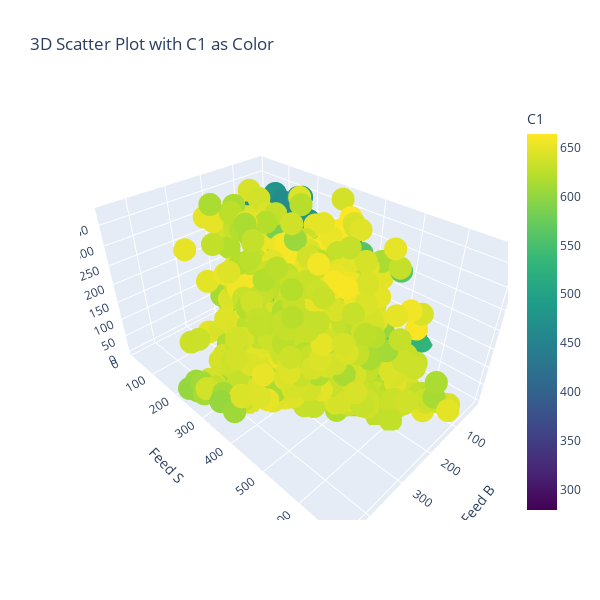
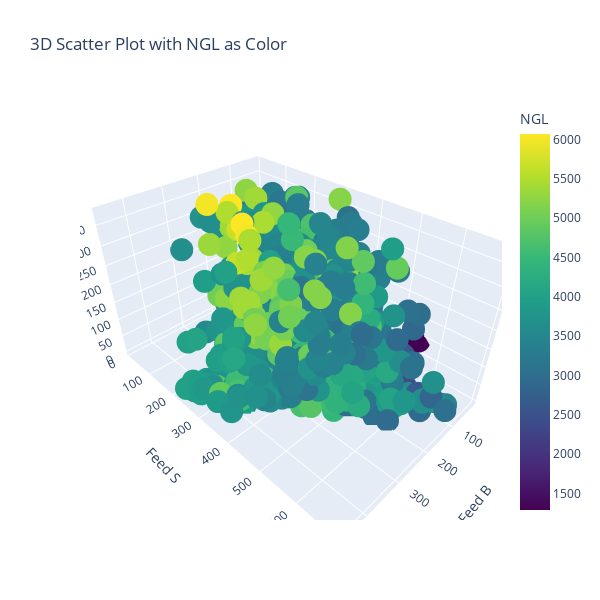
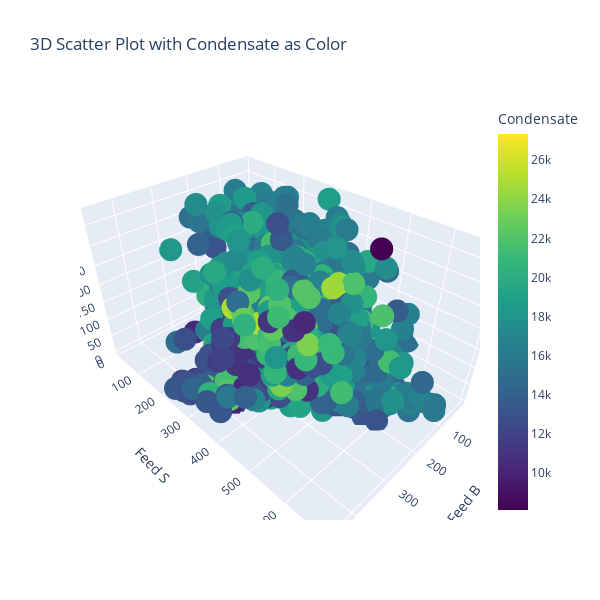
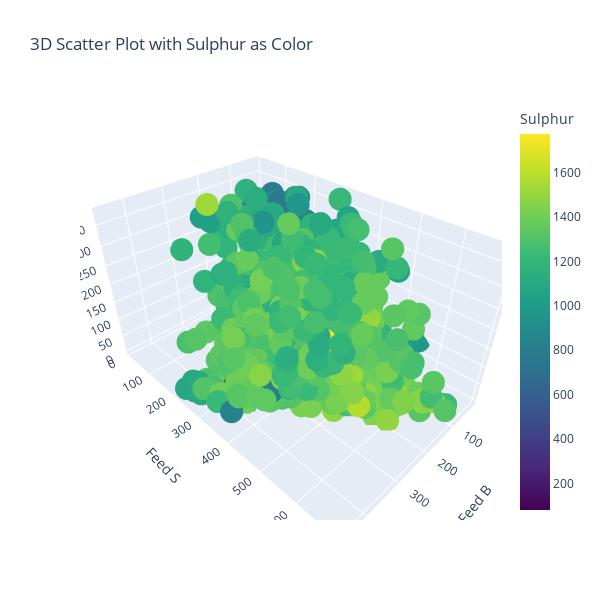

The code cell stored with these charts, in order, in its notebook:
### Code cell
utils.make_graph(df,['C1', 'NGL', 'Condensate', 'Sulphur'],['Feed B', 'Feed S', 'Feed i'])

### Figure 1 — Plotly figure (JSON) as saved in the notebook; plotly's stock layout.template omitted (floating-point values rounded to 4 significant figures; data arrays with more than 128 entries replaced by an {"elided": "..."} marker saying what was removed)
{"data": [{"hovertemplate": "Feed B=%{x}<br>Feed S=%{y}<br>Feed i=%{z}<br>C1=%{marker.color}<extra></extra>", "legendgroup": "", "marker": {"color": {"elided": "1004 int values"}, "coloraxis": "coloraxis", "symbol": "circle"}, "mode": "markers", "name": "", "scene": "scene", "showlegend": false, "type": "scatter3d", "x": {"elided": "1004 int values"}, "y": {"elided": "1004 int values"}, "z": {"elided": "1004 int values"}}], "layout": {"coloraxis": {"colorbar": {"title": {"text": "C1"}}, "colorscale": [[0, "#440154"], [0.1111, "#482878"], [0.2222, "#3e4989"], [0.3333, "#31688e"], [0.4444, "#26828e"], [0.5556, "#1f9e89"], [0.6667, "#35b779"], [0.7778, "#6ece58"], [0.8889, "#b5de2b"], [1, "#fde725"]]}, "height": 600, "legend": {"tracegroupgap": 0}, "scene": {"domain": {"x": [0, 1], "y": [0, 1]}, "xaxis": {"title": {"text": "Feed B"}}, "yaxis": {"title": {"text": "Feed S"}}, "zaxis": {"title": {"text": "Feed i"}}}, "title": {"text": "3D Scatter Plot with C1 as Color"}, "width": 600}}

### Figure 2 — Plotly figure (JSON) as saved in the notebook; plotly's stock layout.template omitted (floating-point values rounded to 4 significant figures; data arrays with more than 128 entries replaced by an {"elided": "..."} marker saying what was removed)
{"data": [{"hovertemplate": "Feed B=%{x}<br>Feed S=%{y}<br>Feed i=%{z}<br>NGL=%{marker.color}<extra></extra>", "legendgroup": "", "marker": {"color": {"elided": "1004 float values"}, "coloraxis": "coloraxis", "symbol": "circle"}, "mode": "markers", "name": "", "scene": "scene", "showlegend": false, "type": "scatter3d", "x": {"elided": "1004 int values"}, "y": {"elided": "1004 int values"}, "z": {"elided": "1004 int values"}}], "layout": {"coloraxis": {"colorbar": {"title": {"text": "NGL"}}, "colorscale": [[0, "#440154"], [0.1111, "#482878"], [0.2222, "#3e4989"], [0.3333, "#31688e"], [0.4444, "#26828e"], [0.5556, "#1f9e89"], [0.6667, "#35b779"], [0.7778, "#6ece58"], [0.8889, "#b5de2b"], [1, "#fde725"]]}, "height": 600, "legend": {"tracegroupgap": 0}, "scene": {"domain": {"x": [0, 1], "y": [0, 1]}, "xaxis": {"title": {"text": "Feed B"}}, "yaxis": {"title": {"text": "Feed S"}}, "zaxis": {"title": {"text": "Feed i"}}}, "title": {"text": "3D Scatter Plot with NGL as Color"}, "width": 600}}

### Figure 3 — Plotly figure (JSON) as saved in the notebook; plotly's stock layout.template omitted (floating-point values rounded to 4 significant figures; data arrays with more than 128 entries replaced by an {"elided": "..."} marker saying what was removed)
{"data": [{"hovertemplate": "Feed B=%{x}<br>Feed S=%{y}<br>Feed i=%{z}<br>Condensate=%{marker.color}<extra></extra>", "legendgroup": "", "marker": {"color": {"elided": "1004 int values"}, "coloraxis": "coloraxis", "symbol": "circle"}, "mode": "markers", "name": "", "scene": "scene", "showlegend": false, "type": "scatter3d", "x": {"elided": "1004 int values"}, "y": {"elided": "1004 int values"}, "z": {"elided": "1004 int values"}}], "layout": {"coloraxis": {"colorbar": {"title": {"text": "Condensate"}}, "colorscale": [[0, "#440154"], [0.1111, "#482878"], [0.2222, "#3e4989"], [0.3333, "#31688e"], [0.4444, "#26828e"], [0.5556, "#1f9e89"], [0.6667, "#35b779"], [0.7778, "#6ece58"], [0.8889, "#b5de2b"], [1, "#fde725"]]}, "height": 600, "legend": {"tracegroupgap": 0}, "scene": {"domain": {"x": [0, 1], "y": [0, 1]}, "xaxis": {"title": {"text": "Feed B"}}, "yaxis": {"title": {"text": "Feed S"}}, "zaxis": {"title": {"text": "Feed i"}}}, "title": {"text": "3D Scatter Plot with Condensate as Color"}, "width": 600}}

### Figure 4 — Plotly figure (JSON) as saved in the notebook; plotly's stock layout.template omitted (floating-point values rounded to 4 significant figures; data arrays with more than 128 entries replaced by an {"elided": "..."} marker saying what was removed)
{"data": [{"hovertemplate": "Feed B=%{x}<br>Feed S=%{y}<br>Feed i=%{z}<br>Sulphur=%{marker.color}<extra></extra>", "legendgroup": "", "marker": {"color": {"elided": "1004 int values"}, "coloraxis": "coloraxis", "symbol": "circle"}, "mode": "markers", "name": "", "scene": "scene", "showlegend": false, "type": "scatter3d", "x": {"elided": "1004 int values"}, "y": {"elided": "1004 int values"}, "z": {"elided": "1004 int values"}}], "layout": {"coloraxis": {"colorbar": {"title": {"text": "Sulphur"}}, "colorscale": [[0, "#440154"], [0.1111, "#482878"], [0.2222, "#3e4989"], [0.3333, "#31688e"], [0.4444, "#26828e"], [0.5556, "#1f9e89"], [0.6667, "#35b779"], [0.7778, "#6ece58"], [0.8889, "#b5de2b"], [1, "#fde725"]]}, "height": 600, "legend": {"tracegroupgap": 0}, "scene": {"domain": {"x": [0, 1], "y": [0, 1]}, "xaxis": {"title": {"text": "Feed B"}}, "yaxis": {"title": {"text": "Feed S"}}, "zaxis": {"title": {"text": "Feed i"}}}, "title": {"text": "3D Scatter Plot with Sulphur as Color"}, "width": 600}}
